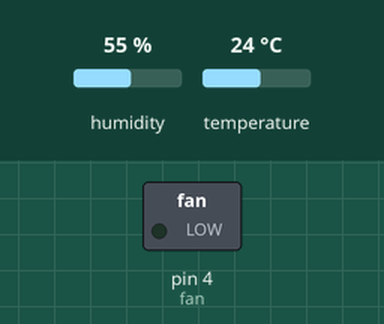
Recording of a sketch running on a simulated Arduino Uno, built with avr-gcc and run on an emulated ATmega328P. On the bench: switched loads named in the sketch (green lamp = pin HIGH). The inputs (shaded band) are chosen by the test bench; at power-on: temperature 24 °C, humidity 55 %.

Above: at 2.8 s.
2.9 s: temperature set to 26 °C
At 4.7 s:
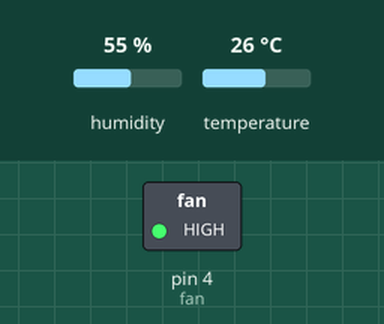
5.6 s: temperature set to 12 °C
At 7.1 s:
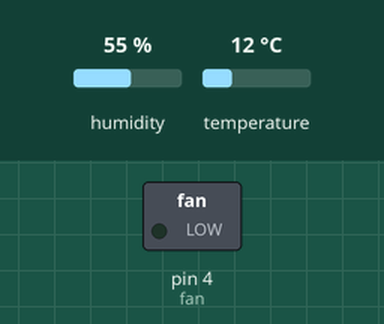
8.3 s: temperature set to 28 °C
At 10.6 s:
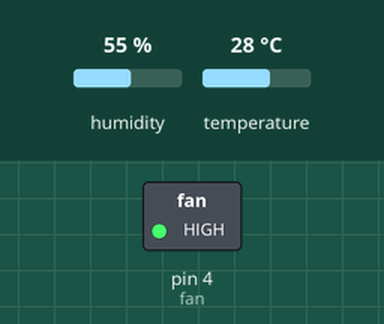
Timing chart, 0 to 12.1 s (numbered marks = the images above; inputs shaded):
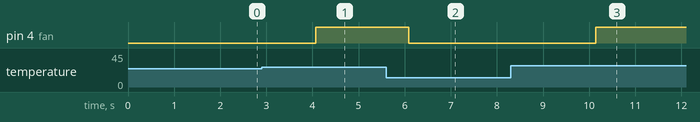

The sketch:

codes.ino
```cpp
#include "DHT.h"

#define DHTPIN 2     // Digital pin connected to the DHT sensor
#define DHTTYPE DHT11   // DHT 11

const int relay =  3;
const int fan =  4;


DHT dht(DHTPIN, DHTTYPE);

void setup() {
  pinMode(fan, OUTPUT);
  dht.begin();
}

void loop() {
  float t = dht.readTemperature();

  if(t <25){
    digitalWrite(fan, LOW);
  }else {
    digitalWrite(fan, HIGH);
  }
}
```

Measured:
- the behaviour switches between 24 and 25 °C on temperature (found by bisection; images 0 and 1)
- after the input at 2.9 s, pin 4 (fan): LOW → HIGH after 1.2 s
- after the input at 5.6 s, pin 4 (fan): HIGH → LOW after 0.49 s
- after the input at 8.3 s, pin 4 (fan): LOW → HIGH after 1.8 s
